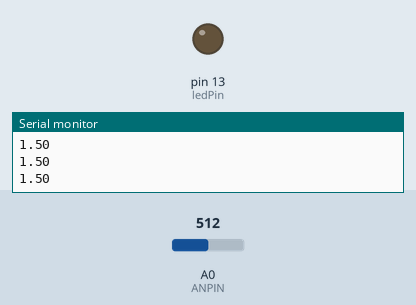
Bench run of a sketch on a simulated Arduino Uno, built with avr-gcc and run on an emulated ATmega328P. Shown: output pins drawn as LEDs (lit = HIGH), the last lines printed to the serial monitor. Inputs (shaded band) come from the test bench; at power-on: A0 (ANPIN) = 512.

Above: at 1.2 s.
1.3 s: A0 (ANPIN) set to 716
At 1.83 s:
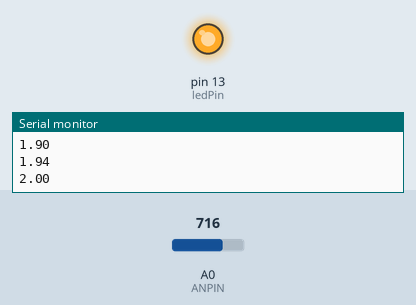
4.3 s: A0 (ANPIN) set to 527
7.3 s: A0 (ANPIN) set to 503
At 8.2 s:
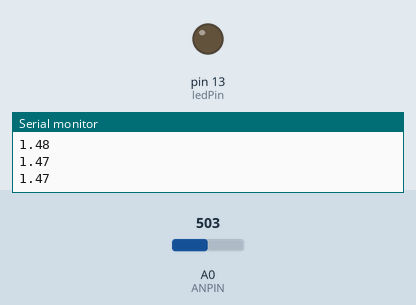
8.9 s: A0 (ANPIN) set to 900
At 9.4 s:
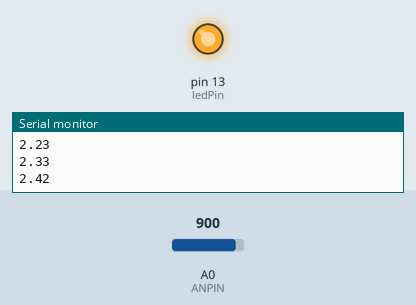
11.9 s: A0 (ANPIN) set to 306
At 13.7 s:
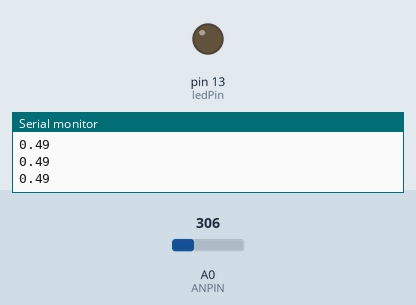
Timing chart, 0 to 14.6 s (numbered marks = the images above; inputs shaded):
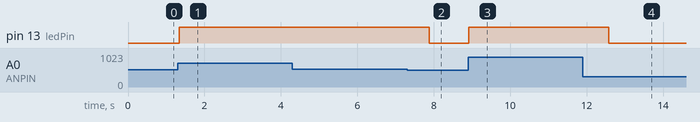

The sketch:

Smoothing_Read.ino
```cpp
#define THRESH 1.5
#define ANPIN A0 // Analog read pin

int ledPin = 13;

const int numReadings = 20;     // tradeoff between responsiveness and smoothness

int readings[numReadings];      // the readings from the analog input
int readIndex = 0;              // the index of the current reading
int total = 0;                  // the running total
int average = 0;                // the average

int inputPin = A0;

void setup() {
  // initialize serial communication with computer:
  Serial.begin(9600);
  pinMode(ledPin, OUTPUT);

  // initialize all the readings to 0:
  for (int thisReading = 0; thisReading < numReadings; thisReading++) {
    readings[thisReading] = 0;
  }
}

void loop() {
  total = total - readings[readIndex];
  readings[readIndex] = analogRead(ANPIN);

  total = total + readings[readIndex];
  readIndex = readIndex + 1;

  if (readIndex >= numReadings) {
    readIndex = 0;
  }

  average = total / numReadings;
  float voltage = (average * (5.0 / 1024.0)) - 1.0;

  Serial.println(voltage);
  delay(1);        // delay in between reads for stability

  if (voltage > THRESH) {
    digitalWrite(ledPin, HIGH);
  }

  // Turn off LED if voltage is below threshold
  delay(50);
  digitalWrite(ledPin, LOW);
}
```

Measured:
- the behaviour switches between 513 and 512 on A0 (ANPIN) (found by bisection; images 1 and 2)
- after the input at 1.3 s, pin 13 (ledPin): LOW → HIGH at once
- after the input at 7.3 s, pin 13 (ledPin): HIGH → LOW after 0.58 s
- after the input at 8.9 s, pin 13 (ledPin): LOW → HIGH at once
- after the input at 11.9 s, pin 13 (ledPin): HIGH → LOW after 0.67 s
